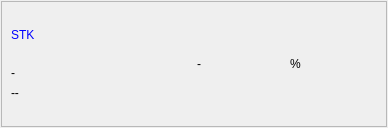
<?xml version="1.0" encoding="UTF-8"?>
<ui version="4.0">
 <class>position_canvas</class>
 <widget class="QWidget" name="position_canvas">
  <property name="geometry">
   <rect>
    <x>0</x>
    <y>0</y>
    <width>388</width>
    <height>128</height>
   </rect>
  </property>
  <property name="windowTitle">
   <string>Form</string>
  </property>
  <property name="styleSheet">
   <string notr="true"/>
  </property>
  <layout class="QGridLayout" name="gridLayout">
   <property name="leftMargin">
    <number>1</number>
   </property>
   <property name="topMargin">
    <number>1</number>
   </property>
   <property name="rightMargin">
    <number>1</number>
   </property>
   <property name="bottomMargin">
    <number>1</number>
   </property>
   <item row="1" column="0">
    <widget class="QFrame" name="border_frame">
     <property name="frameShape">
      <enum>QFrame::StyledPanel</enum>
     </property>
     <property name="frameShadow">
      <enum>QFrame::Raised</enum>
     </property>
     <layout class="QGridLayout" name="gridLayout_2">
      <item row="0" column="0">
       <layout class="QHBoxLayout" name="horizontalLayout_2">
        <item>
         <layout class="QVBoxLayout" name="bulck_data">
          <item>
           <spacer name="verticalSpacer">
            <property name="orientation">
             <enum>Qt::Vertical</enum>
            </property>
            <property name="sizeHint" stdset="0">
             <size>
              <width>20</width>
              <height>40</height>
             </size>
            </property>
           </spacer>
          </item>
          <item>
           <widget class="QLabel" name="lStock">
            <property name="styleSheet">
             <string notr="true">color: rgb(0, 0, 255);</string>
            </property>
            <property name="text">
             <string>STK</string>
            </property>
           </widget>
          </item>
          <item>
           <spacer name="verticalSpacer_2">
            <property name="orientation">
             <enum>Qt::Vertical</enum>
            </property>
            <property name="sizeHint" stdset="0">
             <size>
              <width>20</width>
              <height>40</height>
             </size>
            </property>
           </spacer>
          </item>
          <item>
           <widget class="QLabel" name="lVolume">
            <property name="text">
             <string>-</string>
            </property>
           </widget>
          </item>
          <item>
           <widget class="QLabel" name="lBulckValue">
            <property name="text">
             <string>--</string>
            </property>
           </widget>
          </item>
          <item>
           <spacer name="verticalSpacer_3">
            <property name="orientation">
             <enum>Qt::Vertical</enum>
            </property>
            <property name="sizeHint" stdset="0">
             <size>
              <width>20</width>
              <height>40</height>
             </size>
            </property>
           </spacer>
          </item>
         </layout>
        </item>
        <item>
         <layout class="QGridLayout" name="gg"/>
        </item>
        <item>
         <layout class="QVBoxLayout" name="verticalLayout">
          <item>
           <spacer name="verticalSpacer_4">
            <property name="orientation">
             <enum>Qt::Vertical</enum>
            </property>
            <property name="sizeHint" stdset="0">
             <size>
              <width>20</width>
              <height>40</height>
             </size>
            </property>
           </spacer>
          </item>
          <item>
           <layout class="QHBoxLayout" name="horizontalLayout">
            <item>
             <widget class="QLabel" name="lProfitP">
              <property name="text">
               <string>-</string>
              </property>
             </widget>
            </item>
            <item>
             <widget class="QLabel" name="label_2">
              <property name="text">
               <string>%</string>
              </property>
             </widget>
            </item>
           </layout>
          </item>
          <item>
           <spacer name="verticalSpacer_5">
            <property name="orientation">
             <enum>Qt::Vertical</enum>
            </property>
            <property name="sizeHint" stdset="0">
             <size>
              <width>20</width>
              <height>40</height>
             </size>
            </property>
           </spacer>
          </item>
         </layout>
        </item>
       </layout>
      </item>
     </layout>
    </widget>
   </item>
  </layout>
 </widget>
 <resources/>
 <connections/>
</ui>
